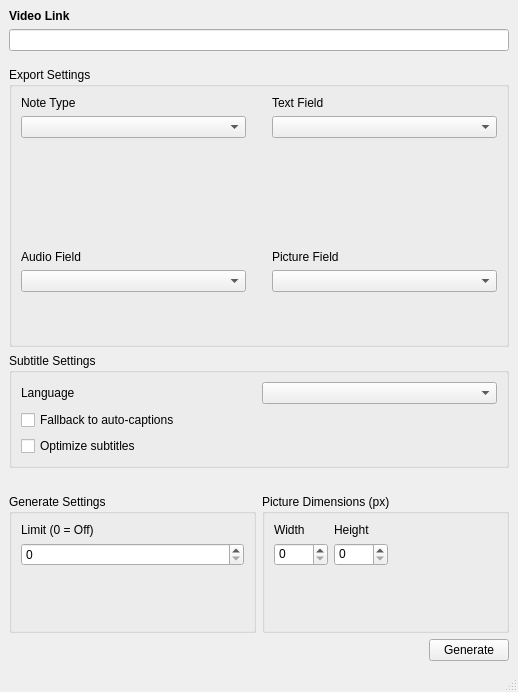
<?xml version="1.0" encoding="UTF-8"?>
<ui version="4.0">
 <class>MainWindow</class>
 <widget class="QMainWindow" name="MainWindow">
  <property name="geometry">
   <rect>
    <x>0</x>
    <y>0</y>
    <width>518</width>
    <height>692</height>
   </rect>
  </property>
  <property name="windowTitle">
   <string>MainWindow</string>
  </property>
  <widget class="QWidget" name="centralwidget">
   <layout class="QVBoxLayout" name="verticalLayout_2">
    <item>
     <layout class="QVBoxLayout" name="container">
      <item>
       <layout class="QVBoxLayout" name="link_box">
        <property name="bottomMargin">
         <number>10</number>
        </property>
        <item>
         <widget class="QLabel" name="link_label">
          <property name="sizePolicy">
           <sizepolicy hsizetype="Preferred" vsizetype="Preferred">
            <horstretch>0</horstretch>
            <verstretch>0</verstretch>
           </sizepolicy>
          </property>
          <property name="font">
           <font>
            <weight>75</weight>
            <bold>true</bold>
           </font>
          </property>
          <property name="text">
           <string>Video Link</string>
          </property>
          <property name="alignment">
           <set>Qt::AlignLeading|Qt::AlignLeft|Qt::AlignTop</set>
          </property>
         </widget>
        </item>
        <item>
         <widget class="QLineEdit" name="link_input">
          <property name="alignment">
           <set>Qt::AlignLeading|Qt::AlignLeft|Qt::AlignTop</set>
          </property>
         </widget>
        </item>
       </layout>
      </item>
      <item>
       <widget class="QGroupBox" name="export_settings_box">
        <property name="title">
         <string>Export Settings</string>
        </property>
        <layout class="QGridLayout" name="gridLayout_2">
         <item row="0" column="0">
          <layout class="QGridLayout" name="gridLayout">
           <item row="0" column="0">
            <layout class="QVBoxLayout" name="verticalLayout_7">
             <item>
              <widget class="QLabel" name="label_5">
               <property name="text">
                <string>Note Type</string>
               </property>
              </widget>
             </item>
             <item>
              <widget class="QComboBox" name="note_type_field">
               <property name="enabled">
                <bool>true</bool>
               </property>
              </widget>
             </item>
            </layout>
           </item>
           <item row="3" column="0">
            <layout class="QVBoxLayout" name="verticalLayout_9">
             <item>
              <widget class="QLabel" name="label_7">
               <property name="text">
                <string>Audio Field</string>
               </property>
              </widget>
             </item>
             <item>
              <widget class="QComboBox" name="audio_field">
               <property name="enabled">
                <bool>true</bool>
               </property>
              </widget>
             </item>
             <item>
              <spacer name="verticalSpacer_7">
               <property name="orientation">
                <enum>Qt::Vertical</enum>
               </property>
               <property name="sizeHint" stdset="0">
                <size>
                 <width>20</width>
                 <height>40</height>
                </size>
               </property>
              </spacer>
             </item>
            </layout>
           </item>
           <item row="2" column="0">
            <spacer name="horizontalSpacer_3">
             <property name="orientation">
              <enum>Qt::Horizontal</enum>
             </property>
             <property name="sizeHint" stdset="0">
              <size>
               <width>40</width>
               <height>20</height>
              </size>
             </property>
            </spacer>
           </item>
           <item row="1" column="0">
            <spacer name="verticalSpacer_5">
             <property name="orientation">
              <enum>Qt::Vertical</enum>
             </property>
             <property name="sizeHint" stdset="0">
              <size>
               <width>20</width>
               <height>40</height>
              </size>
             </property>
            </spacer>
           </item>
          </layout>
         </item>
         <item row="0" column="2">
          <layout class="QGridLayout" name="gridLayout_4">
           <item row="3" column="0">
            <spacer name="horizontalSpacer_4">
             <property name="orientation">
              <enum>Qt::Horizontal</enum>
             </property>
             <property name="sizeHint" stdset="0">
              <size>
               <width>40</width>
               <height>20</height>
              </size>
             </property>
            </spacer>
           </item>
           <item row="4" column="0">
            <layout class="QVBoxLayout" name="verticalLayout_10">
             <item>
              <widget class="QLabel" name="label_8">
               <property name="text">
                <string>Picture Field</string>
               </property>
              </widget>
             </item>
             <item>
              <widget class="QComboBox" name="picture_field">
               <property name="enabled">
                <bool>true</bool>
               </property>
              </widget>
             </item>
             <item>
              <spacer name="verticalSpacer_8">
               <property name="orientation">
                <enum>Qt::Vertical</enum>
               </property>
               <property name="sizeHint" stdset="0">
                <size>
                 <width>20</width>
                 <height>40</height>
                </size>
               </property>
              </spacer>
             </item>
            </layout>
           </item>
           <item row="0" column="0">
            <layout class="QVBoxLayout" name="verticalLayout">
             <item>
              <widget class="QLabel" name="label_6">
               <property name="text">
                <string>Text Field</string>
               </property>
              </widget>
             </item>
             <item>
              <widget class="QComboBox" name="text_field">
               <property name="enabled">
                <bool>true</bool>
               </property>
              </widget>
             </item>
            </layout>
           </item>
           <item row="1" column="0">
            <spacer name="verticalSpacer_6">
             <property name="orientation">
              <enum>Qt::Vertical</enum>
             </property>
             <property name="sizeHint" stdset="0">
              <size>
               <width>20</width>
               <height>40</height>
              </size>
             </property>
            </spacer>
           </item>
          </layout>
         </item>
         <item row="0" column="1">
          <spacer name="verticalSpacer_3">
           <property name="orientation">
            <enum>Qt::Vertical</enum>
           </property>
           <property name="sizeHint" stdset="0">
            <size>
             <width>20</width>
             <height>40</height>
            </size>
           </property>
          </spacer>
         </item>
        </layout>
       </widget>
      </item>
      <item>
       <layout class="QVBoxLayout" name="media_settings_box">
        <item>
         <layout class="QHBoxLayout" name="horizontalLayout_2">
          <item>
           <widget class="QGroupBox" name="subtitle_settings_box">
            <property name="title">
             <string>Subtitle Settings</string>
            </property>
            <layout class="QVBoxLayout" name="verticalLayout_6">
             <item>
              <layout class="QHBoxLayout" name="horizontalLayout_4">
               <item>
                <widget class="QLabel" name="label_4">
                 <property name="text">
                  <string>Language</string>
                 </property>
                </widget>
               </item>
               <item>
                <widget class="QComboBox" name="language_field"/>
               </item>
              </layout>
             </item>
             <item>
              <widget class="QCheckBox" name="fallback_checkbox">
               <property name="text">
                <string>Fallback to auto-captions</string>
               </property>
              </widget>
             </item>
             <item>
              <widget class="QCheckBox" name="optimize_checkbox">
               <property name="text">
                <string>Optimize subtitles</string>
               </property>
              </widget>
             </item>
            </layout>
           </widget>
          </item>
         </layout>
        </item>
        <item>
         <spacer name="horizontalSpacer_2">
          <property name="orientation">
           <enum>Qt::Horizontal</enum>
          </property>
          <property name="sizeHint" stdset="0">
           <size>
            <width>10</width>
            <height>20</height>
           </size>
          </property>
         </spacer>
        </item>
        <item>
         <layout class="QHBoxLayout" name="horizontalLayout_3">
          <item>
           <layout class="QHBoxLayout" name="generate_settings_box">
            <item>
             <widget class="QGroupBox" name="groupBox">
              <property name="title">
               <string>Generate Settings</string>
              </property>
              <layout class="QVBoxLayout" name="verticalLayout_4">
               <item>
                <layout class="QVBoxLayout" name="verticalLayout_8">
                 <item>
                  <widget class="QLabel" name="limit_desc">
                   <property name="text">
                    <string>Limit (0 = Off)</string>
                   </property>
                   <property name="alignment">
                    <set>Qt::AlignLeading|Qt::AlignLeft|Qt::AlignVCenter</set>
                   </property>
                  </widget>
                 </item>
                 <item>
                  <widget class="QSpinBox" name="limit_input"/>
                 </item>
                 <item>
                  <spacer name="verticalSpacer_2">
                   <property name="orientation">
                    <enum>Qt::Vertical</enum>
                   </property>
                   <property name="sizeHint" stdset="0">
                    <size>
                     <width>20</width>
                     <height>40</height>
                    </size>
                   </property>
                  </spacer>
                 </item>
                </layout>
               </item>
              </layout>
             </widget>
            </item>
           </layout>
          </item>
          <item>
           <widget class="QGroupBox" name="picture_settings_box">
            <property name="title">
             <string>Picture Dimensions (px)</string>
            </property>
            <layout class="QFormLayout" name="formLayout">
             <item row="0" column="0">
              <layout class="QHBoxLayout" name="horizontalLayout_6">
               <item>
                <layout class="QVBoxLayout" name="verticalLayout_12">
                 <property name="sizeConstraint">
                  <enum>QLayout::SetDefaultConstraint</enum>
                 </property>
                 <item>
                  <widget class="QLabel" name="label_10">
                   <property name="sizePolicy">
                    <sizepolicy hsizetype="Preferred" vsizetype="Preferred">
                     <horstretch>0</horstretch>
                     <verstretch>0</verstretch>
                    </sizepolicy>
                   </property>
                   <property name="text">
                    <string>Width</string>
                   </property>
                   <property name="alignment">
                    <set>Qt::AlignLeading|Qt::AlignLeft|Qt::AlignTop</set>
                   </property>
                  </widget>
                 </item>
                 <item>
                  <widget class="QSpinBox" name="width_input">
                   <property name="sizePolicy">
                    <sizepolicy hsizetype="Minimum" vsizetype="Preferred">
                     <horstretch>0</horstretch>
                     <verstretch>0</verstretch>
                    </sizepolicy>
                   </property>
                   <property name="alignment">
                    <set>Qt::AlignLeading|Qt::AlignLeft|Qt::AlignTop</set>
                   </property>
                   <property name="maximum">
                    <number>3840</number>
                   </property>
                  </widget>
                 </item>
                 <item>
                  <spacer name="verticalSpacer">
                   <property name="orientation">
                    <enum>Qt::Vertical</enum>
                   </property>
                   <property name="sizeHint" stdset="0">
                    <size>
                     <width>20</width>
                     <height>40</height>
                    </size>
                   </property>
                  </spacer>
                 </item>
                </layout>
               </item>
               <item>
                <layout class="QVBoxLayout" name="verticalLayout_11">
                 <property name="sizeConstraint">
                  <enum>QLayout::SetMinimumSize</enum>
                 </property>
                 <item>
                  <widget class="QLabel" name="label_2">
                   <property name="text">
                    <string>Height</string>
                   </property>
                  </widget>
                 </item>
                 <item alignment="Qt::AlignTop">
                  <widget class="QSpinBox" name="height_input">
                   <property name="sizePolicy">
                    <sizepolicy hsizetype="Minimum" vsizetype="Preferred">
                     <horstretch>0</horstretch>
                     <verstretch>0</verstretch>
                    </sizepolicy>
                   </property>
                   <property name="alignment">
                    <set>Qt::AlignLeading|Qt::AlignLeft|Qt::AlignTop</set>
                   </property>
                   <property name="maximum">
                    <number>2160</number>
                   </property>
                  </widget>
                 </item>
                 <item>
                  <spacer name="verticalSpacer_4">
                   <property name="orientation">
                    <enum>Qt::Vertical</enum>
                   </property>
                   <property name="sizeHint" stdset="0">
                    <size>
                     <width>20</width>
                     <height>40</height>
                    </size>
                   </property>
                  </spacer>
                 </item>
                </layout>
               </item>
              </layout>
             </item>
            </layout>
           </widget>
          </item>
         </layout>
        </item>
       </layout>
      </item>
      <item>
       <layout class="QHBoxLayout" name="generate_box">
        <item>
         <spacer name="horizontalSpacer">
          <property name="orientation">
           <enum>Qt::Horizontal</enum>
          </property>
          <property name="sizeHint" stdset="0">
           <size>
            <width>40</width>
            <height>20</height>
           </size>
          </property>
         </spacer>
        </item>
        <item>
         <widget class="QPushButton" name="generate_button">
          <property name="text">
           <string>Generate</string>
          </property>
         </widget>
        </item>
       </layout>
      </item>
     </layout>
    </item>
   </layout>
  </widget>
  <widget class="QMenuBar" name="menubar">
   <property name="geometry">
    <rect>
     <x>0</x>
     <y>0</y>
     <width>518</width>
     <height>29</height>
    </rect>
   </property>
  </widget>
  <widget class="QStatusBar" name="statusbar"/>
 </widget>
 <resources/>
 <connections/>
</ui>
